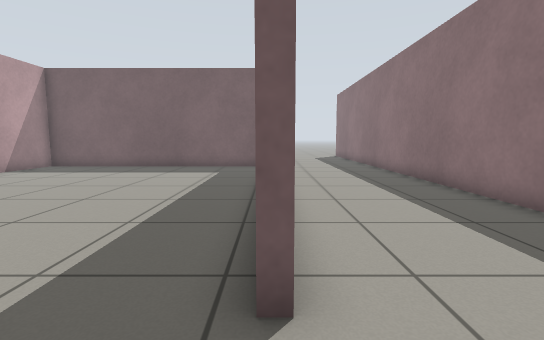
[1] (above)

13 first-person views from a walk through a Gazebo world. The camera is 0.72 m above the floor, tilts 6° down and sees 85° across. The floor is counted in squares, 0.5 m on a side. Each view is taken from the middle of a square. On the plan, view 1 faces up. The plan holds only what a view shows up to about 14 squares ahead; the rest is blank.

[2]
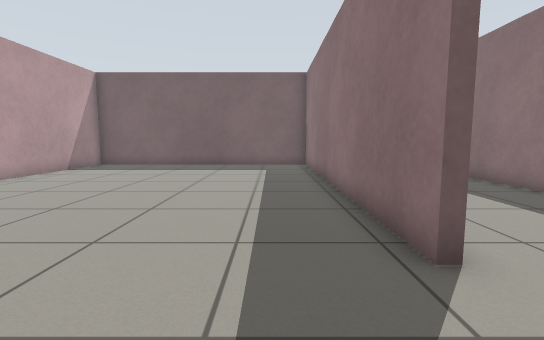

[3]
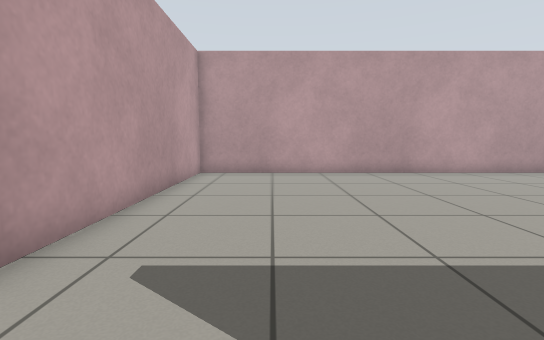

[4]
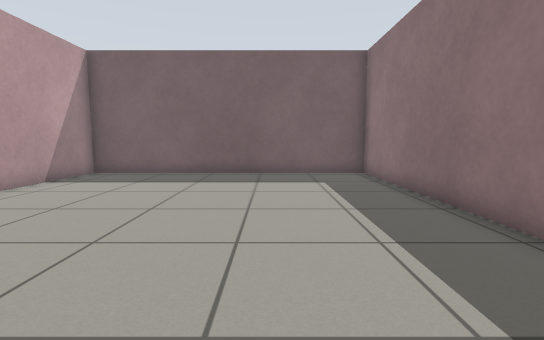

[5]
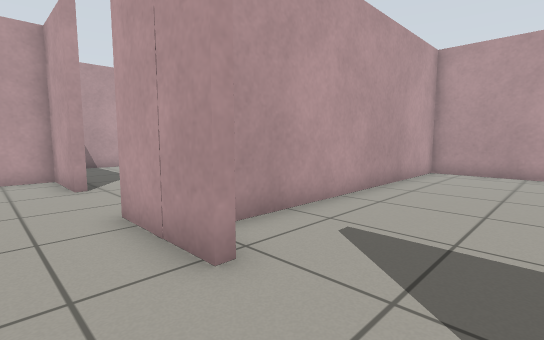

[6]
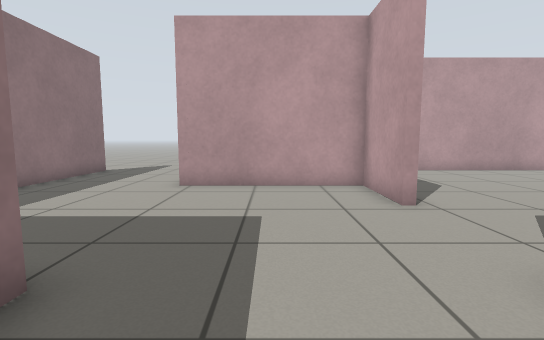

[7]
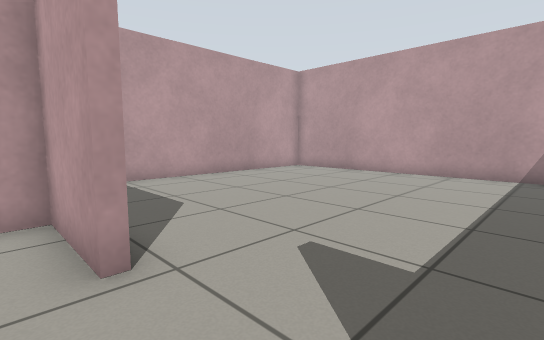

[8]
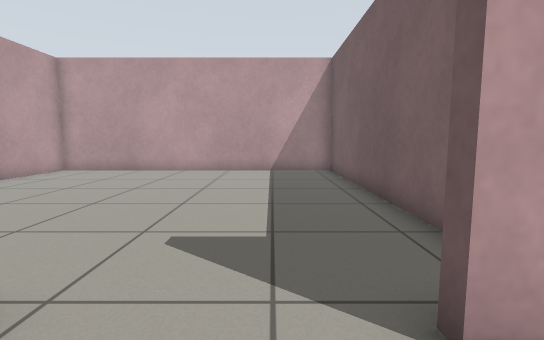

[9]
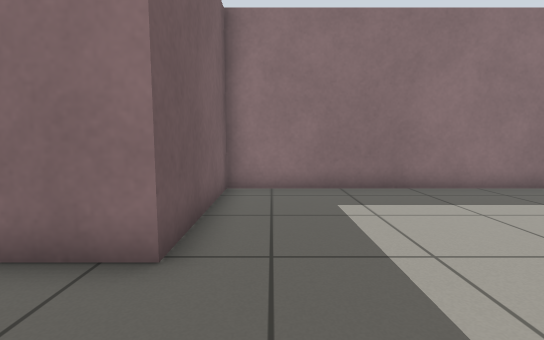

[10]
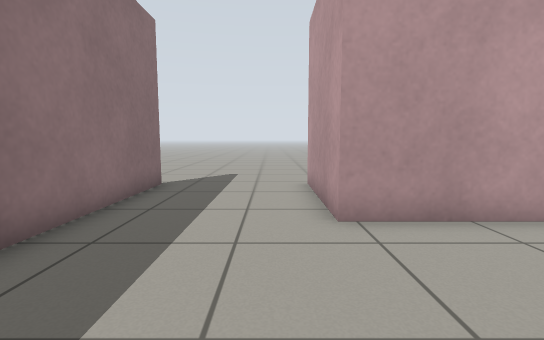

[11]
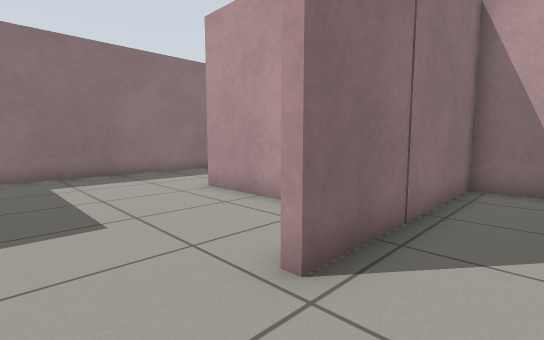

[12]
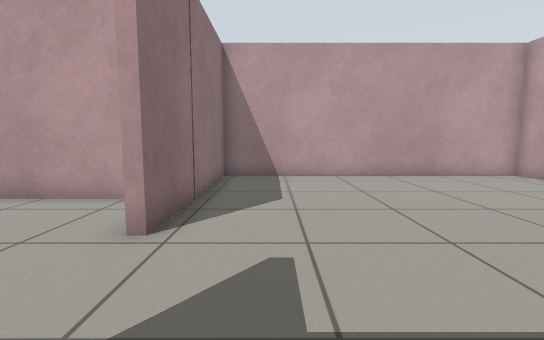

[13]
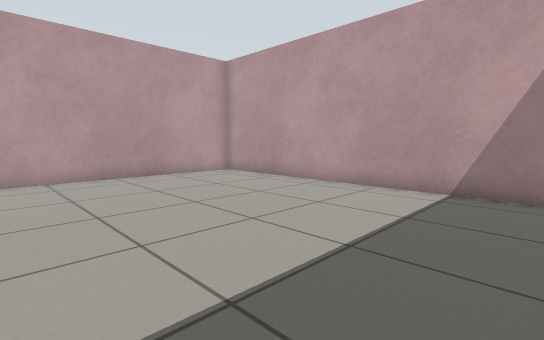

### Floor plan
Points are (right, up) in squares from view 1. A wall is a line through its corners. A room is listed if a view was taken in it or the views show most of it. See-through windows are left out.
Room 1 (views 1, 2, 4)
walls: (-0.1, 2.2) (-0.1, 15.5) (-11.5, 15.5) (-11.5, -2) (-1.1, -2); (-0.2, -0.7) (0.2, -0.7)
ways out: opening at (0, 1) to room 2
Room 2 (views 3, 5, 6, 7, 8, 9)
walls: (5.3, 5.6) (5.3, 14.4); (0.2, -0.7) (0.2, -3.7); (6.5, -3.7) (5.3, -3.7) (5.3, -1.8); (0.2, -7.3) (0.2, -10.1) (5.8, -10.1)
ways out: opening at (0, 1) to room 1; opening at (5.5, -7) to room 3; opening at (0, -5.5) to room 4
Room 3 (view 10)
walls: (5.8, -10.1) (5.8, -14.6); (10.5, -14.5) (10.5, -3.7) (6.5, -3.7)
ways out: opening at (5.5, -7) to room 2; opening at (6, -15.5); opening at (11, -15.5)
Room 4 (views 11, 12, 13)
walls: (-2.4, -2.3) (-11.5, -2.3) (-11.5, -14.5) (-0.1, -14.5) (-0.1, -7.3) (0.2, -7.3); (0.2, -3.7) (-0.2, -3.7)
ways out: opening at (0, -5.5) to room 2

Where each view was taken, in squares from view 1:
view 1: 0 up, 0 right, facing up
view 2: 1 down, 2 left, facing up
view 3: 1 up, 1 right, facing left
view 4: 3 up, 4 left, facing up
view 5: 2 up, 2 right, facing down-left
view 6: 1 down, 3 right, facing down
view 7: 4 down, 1 right, facing down-left
view 8: 5 down, 2 right, facing left
view 9: 5 down, 2 right, facing right
view 10: 5 down, 7 right, facing down
view 11: 5 down, 2 left, facing down-right
view 12: 3 down, 2 left, facing down
view 13: 3 down, 3 left, facing down-left
